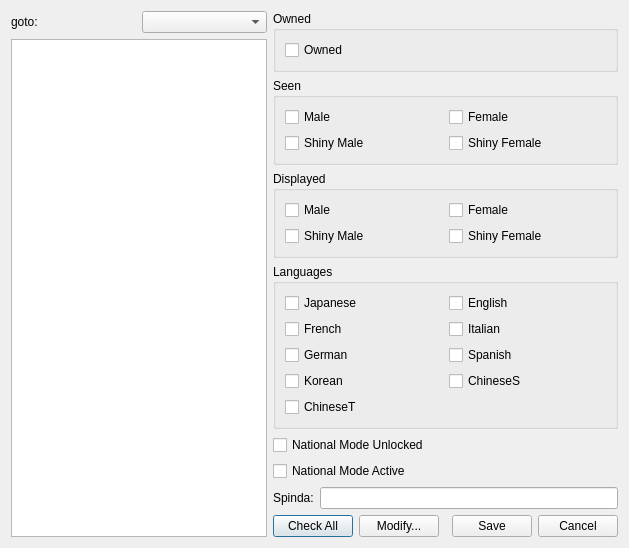
<?xml version="1.0" encoding="UTF-8"?>
<ui version="4.0">
 <class>SAV_Pokedex5</class>
 <widget class="QDialog" name="SAV_Pokedex5">
  <property name="windowTitle">
   <string>Pokédex Editor</string>
  </property>
  <property name="modal">
   <bool>true</bool>
  </property>
  <property name="minimumSize">
   <size>
    <width>480</width>
    <height>360</height>
   </size>
  </property>
  <layout class="QHBoxLayout" name="PokedexRoot">
   <item>
    <layout class="QVBoxLayout" name="PokedexListCol">
     <item>
      <layout class="QHBoxLayout" name="gotoRow">
       <item>
        <widget class="QLabel" name="L_goto">
         <property name="text">
          <string>goto:</string>
         </property>
        </widget>
       </item>
       <item>
        <widget class="QComboBox" name="CB_Species"/>
       </item>
      </layout>
     </item>
     <item>
      <widget class="QListWidget" name="LB_Species"/>
     </item>
    </layout>
   </item>
   <item>
    <layout class="QVBoxLayout" name="PokedexFlagsCol">
     <item>
      <widget class="QGroupBox" name="GB_Owned">
       <property name="title">
        <string>Owned</string>
       </property>
       <layout class="QVBoxLayout" name="ownedLay">
        <item>
         <widget class="QCheckBox" name="CHK_P1">
          <property name="text">
           <string>Owned</string>
          </property>
         </widget>
        </item>
       </layout>
      </widget>
     </item>
     <item>
      <widget class="QGroupBox" name="GB_Encountered">
       <property name="title">
        <string>Seen</string>
       </property>
       <layout class="QGridLayout" name="seenLay">
        <item row="0" column="0"><widget class="QCheckBox" name="CHK_P2"><property name="text"><string>Male</string></property></widget></item>
        <item row="0" column="1"><widget class="QCheckBox" name="CHK_P3"><property name="text"><string>Female</string></property></widget></item>
        <item row="1" column="0"><widget class="QCheckBox" name="CHK_P4"><property name="text"><string>Shiny Male</string></property></widget></item>
        <item row="1" column="1"><widget class="QCheckBox" name="CHK_P5"><property name="text"><string>Shiny Female</string></property></widget></item>
       </layout>
      </widget>
     </item>
     <item>
      <widget class="QGroupBox" name="GB_Displayed">
       <property name="title">
        <string>Displayed</string>
       </property>
       <layout class="QGridLayout" name="dispLay">
        <item row="0" column="0"><widget class="QCheckBox" name="CHK_P6"><property name="text"><string>Male</string></property></widget></item>
        <item row="0" column="1"><widget class="QCheckBox" name="CHK_P7"><property name="text"><string>Female</string></property></widget></item>
        <item row="1" column="0"><widget class="QCheckBox" name="CHK_P8"><property name="text"><string>Shiny Male</string></property></widget></item>
        <item row="1" column="1"><widget class="QCheckBox" name="CHK_P9"><property name="text"><string>Shiny Female</string></property></widget></item>
       </layout>
      </widget>
     </item>
     <item>
      <widget class="QGroupBox" name="GB_Language">
       <property name="title">
        <string>Languages</string>
       </property>
       <layout class="QGridLayout" name="langLay">
        <item row="0" column="0"><widget class="QCheckBox" name="CHK_L1"><property name="text"><string>Japanese</string></property></widget></item>
        <item row="0" column="1"><widget class="QCheckBox" name="CHK_L2"><property name="text"><string>English</string></property></widget></item>
        <item row="1" column="0"><widget class="QCheckBox" name="CHK_L3"><property name="text"><string>French</string></property></widget></item>
        <item row="1" column="1"><widget class="QCheckBox" name="CHK_L4"><property name="text"><string>Italian</string></property></widget></item>
        <item row="2" column="0"><widget class="QCheckBox" name="CHK_L5"><property name="text"><string>German</string></property></widget></item>
        <item row="2" column="1"><widget class="QCheckBox" name="CHK_L6"><property name="text"><string>Spanish</string></property></widget></item>
        <item row="3" column="0"><widget class="QCheckBox" name="CHK_L7"><property name="text"><string>Korean</string></property></widget></item>
        <item row="3" column="1"><widget class="QCheckBox" name="CHK_L8"><property name="text"><string>ChineseS</string></property></widget></item>
        <item row="4" column="0"><widget class="QCheckBox" name="CHK_L9"><property name="text"><string>ChineseT</string></property></widget></item>
       </layout>
      </widget>
     </item>
     <item>
      <widget class="QCheckBox" name="CHK_NationalDexUnlocked">
       <property name="text">
        <string>National Mode Unlocked</string>
       </property>
      </widget>
     </item>
     <item>
      <widget class="QCheckBox" name="CHK_NationalDexActive">
       <property name="text">
        <string>National Mode Active</string>
       </property>
      </widget>
     </item>
     <item>
      <layout class="QHBoxLayout" name="spindaRow">
       <item>
        <widget class="QLabel" name="L_Spinda">
         <property name="text">
          <string>Spinda:</string>
         </property>
        </widget>
       </item>
       <item>
        <widget class="QLineEdit" name="TB_PID"/>
       </item>
      </layout>
     </item>
     <item>
      <layout class="QHBoxLayout" name="pokedexButtons">
       <item>
        <widget class="QPushButton" name="B_GiveAll">
         <property name="text">
          <string>Check All</string>
         </property>
        </widget>
       </item>
       <item>
        <widget class="QPushButton" name="B_Modify">
         <property name="text">
          <string>Modify...</string>
         </property>
        </widget>
       </item>
       <item>
        <spacer name="pokedexBtnSpacer">
         <property name="orientation">
          <enum>Qt::Horizontal</enum>
         </property>
        </spacer>
       </item>
       <item>
        <widget class="QPushButton" name="B_Save">
         <property name="text">
          <string>Save</string>
         </property>
        </widget>
       </item>
       <item>
        <widget class="QPushButton" name="B_Cancel">
         <property name="text">
          <string>Cancel</string>
         </property>
        </widget>
       </item>
      </layout>
     </item>
    </layout>
   </item>
  </layout>
 </widget>
 <resources/>
 <connections/>
</ui>
